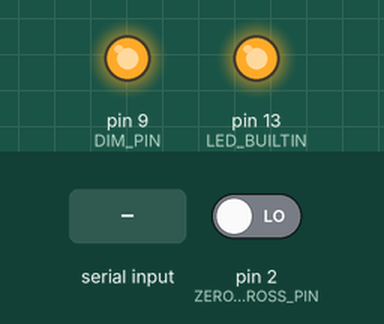
This sketch was run on a simulated Arduino Uno, built with avr-gcc and run on an emulated ATmega328P. Shown: output pins drawn as LEDs (lit = HIGH). Inputs (shaded band) come from the test bench; at power-on: pin 2 (ZERO_CROSS_PIN) LOW. What the sketch prints to the serial monitor is not drawn.

Above: at 0.1 s.
At 2.2 s:
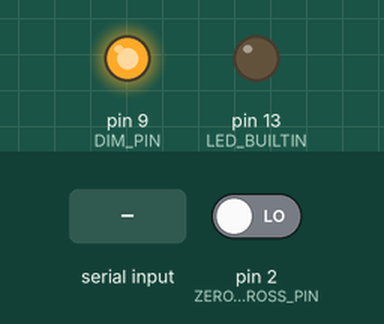
2.3 s: byte 30 received over Serial
3.8 s: byte 90 received over Serial
5.3 s: byte 120 received over Serial
Timing chart, 0 to 8.3 s (numbered marks = the images above; inputs shaded):
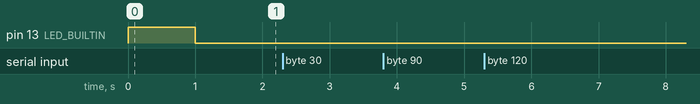

The sketch:

Dimmer.ino
```cpp
#define ZERO_CROSS_PIN 2
#define DIM_PIN 9

int dimLevel=120;

void zeroCrossInterrupt()
{
  delayMicroseconds(dimLevel*75);
  digitalWrite(DIM_PIN, LOW); //Turn On Triac
  delayMicroseconds(10);
  digitalWrite(DIM_PIN, HIGH); //Turn Off Triac
}

void setup()
{
  pinMode(DIM_PIN, OUTPUT);
  pinMode(LED_BUILTIN, OUTPUT);

  digitalWrite(DIM_PIN, HIGH); //Turn Off Triac

  digitalWrite(LED_BUILTIN, HIGH);
  delay(1000);
  digitalWrite(LED_BUILTIN, LOW);

  attachInterrupt(digitalPinToInterrupt(ZERO_CROSS_PIN), zeroCrossInterrupt, RISING);
  Serial.begin(9600);
}

void loop()
{
  if (Serial.available() > 0)
  {
    int recData = Serial.read();
    dimLevel = recData;
    Serial.println((char)recData);
  }
}
```

Measured:
- after the input at 2.3 s, every drawn part: stays the same
- after the input at 3.8 s, every drawn part: stays the same
- after the input at 5.3 s, every drawn part: stays the same
